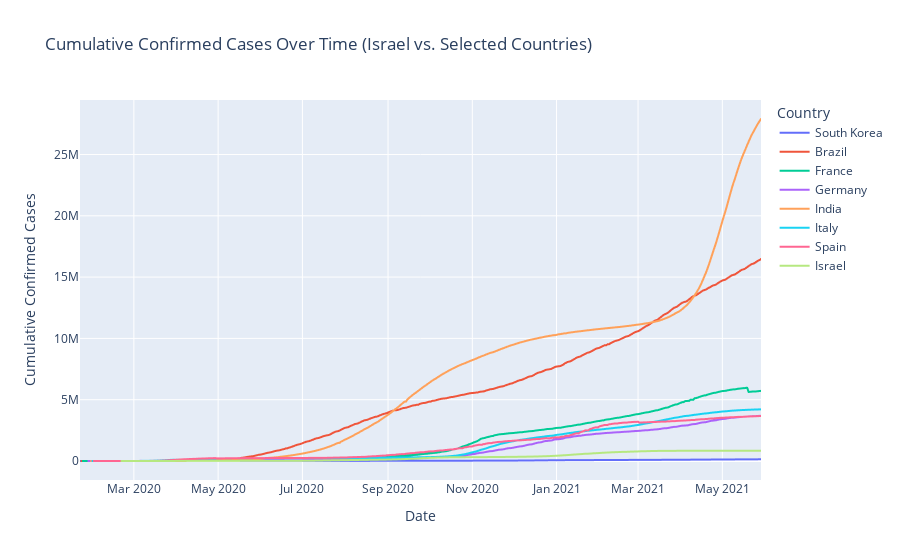

The code cell stored with this chart in its notebook:
### Code cell
# Import necessary libraries
import pandas as pd
import numpy as np
import plotly.express as px

# Load the dataset
covid_data = pd.read_csv('covid_19_data.csv')

# Convert date columns to datetime format
covid_data['ObservationDate'] = pd.to_datetime(covid_data['ObservationDate'])

# Filter data for Israel and other selected countries
countries_to_compare = ["Israel", "United States", "Italy", "South Korea", "Spain", "Germany", "France", "United Kingdom", "Brazil", "India"]
filtered_data = covid_data[covid_data["Country/Region"].isin(countries_to_compare)]

# Aggregating data by date and country
grouped_filtered_data = filtered_data.groupby(['ObservationDate', 'Country/Region']).sum().reset_index()

# Interactive plot for cumulative confirmed cases comparison
fig = px.line(grouped_filtered_data, x='ObservationDate', y='Confirmed', color='Country/Region', 
              title='Cumulative Confirmed Cases Over Time (Israel vs. Selected Countries)',
              labels={'Confirmed': 'Cumulative Confirmed Cases', 'ObservationDate': 'Date', 'Country/Region': 'Country'})
fig.show()

### Figure 1 — Plotly figure (JSON) as saved in the notebook; plotly's stock layout.template omitted (floating-point values rounded to 4 significant figures; data arrays with more than 128 entries replaced by an {"elided": "..."} marker saying what was removed)
{"data": [{"hovertemplate": "Country=South Korea<br>Date=%{x}<br>Cumulative Confirmed Cases=%{y}<extra></extra>", "legendgroup": "South Korea", "line": {"color": "#636efa", "dash": "solid"}, "marker": {"symbol": "circle"}, "mode": "lines", "name": "South Korea", "showlegend": true, "type": "scattergl", "x": {"elided": "494 str values"}, "xaxis": "x", "y": {"elided": "494 int values"}, "yaxis": "y"}, {"hovertemplate": "Country=Brazil<br>Date=%{x}<br>Cumulative Confirmed Cases=%{y}<extra></extra>", "legendgroup": "Brazil", "line": {"color": "#EF553B", "dash": "solid"}, "marker": {"symbol": "circle"}, "mode": "lines", "name": "Brazil", "showlegend": true, "type": "scattergl", "x": {"elided": "460 str values"}, "xaxis": "x", "y": {"elided": "460 int values"}, "yaxis": "y"}, {"hovertemplate": "Country=France<br>Date=%{x}<br>Cumulative Confirmed Cases=%{y}<extra></extra>", "legendgroup": "France", "line": {"color": "#00cc96", "dash": "solid"}, "marker": {"symbol": "circle"}, "mode": "lines", "name": "France", "showlegend": true, "type": "scattergl", "x": {"elided": "492 str values"}, "xaxis": "x", "y": {"elided": "492 int values"}, "yaxis": "y"}, {"hovertemplate": "Country=Germany<br>Date=%{x}<br>Cumulative Confirmed Cases=%{y}<extra></extra>", "legendgroup": "Germany", "line": {"color": "#ab63fa", "dash": "solid"}, "marker": {"symbol": "circle"}, "mode": "lines", "name": "Germany", "showlegend": true, "type": "scattergl", "x": {"elided": "488 str values"}, "xaxis": "x", "y": {"elided": "488 int values"}, "yaxis": "y"}, {"hovertemplate": "Country=India<br>Date=%{x}<br>Cumulative Confirmed Cases=%{y}<extra></extra>", "legendgroup": "India", "line": {"color": "#FFA15A", "dash": "solid"}, "marker": {"symbol": "circle"}, "mode": "lines", "name": "India", "showlegend": true, "type": "scattergl", "x": {"elided": "486 str values"}, "xaxis": "x", "y": {"elided": "486 int values"}, "yaxis": "y"}, {"hovertemplate": "Country=Italy<br>Date=%{x}<br>Cumulative Confirmed Cases=%{y}<extra></extra>", "legendgroup": "Italy", "line": {"color": "#19d3f3", "dash": "solid"}, "marker": {"symbol": "circle"}, "mode": "lines", "name": "Italy", "showlegend": true, "type": "scattergl", "x": {"elided": "485 str values"}, "xaxis": "x", "y": {"elided": "485 int values"}, "yaxis": "y"}, {"hovertemplate": "Country=Spain<br>Date=%{x}<br>Cumulative Confirmed Cases=%{y}<extra></extra>", "legendgroup": "Spain", "line": {"color": "#FF6692", "dash": "solid"}, "marker": {"symbol": "circle"}, "mode": "lines", "name": "Spain", "showlegend": true, "type": "scattergl", "x": {"elided": "484 str values"}, "xaxis": "x", "y": {"elided": "484 int values"}, "yaxis": "y"}, {"hovertemplate": "Country=Israel<br>Date=%{x}<br>Cumulative Confirmed Cases=%{y}<extra></extra>", "legendgroup": "Israel", "line": {"color": "#B6E880", "dash": "solid"}, "marker": {"symbol": "circle"}, "mode": "lines", "name": "Israel", "showlegend": true, "type": "scattergl", "x": {"elided": "464 str values"}, "xaxis": "x", "y": {"elided": "464 int values"}, "yaxis": "y"}], "layout": {"legend": {"title": {"text": "Country"}, "tracegroupgap": 0}, "title": {"text": "Cumulative Confirmed Cases Over Time (Israel vs. Selected Countries)"}, "xaxis": {"anchor": "y", "domain": [0, 1], "title": {"text": "Date"}}, "yaxis": {"anchor": "x", "domain": [0, 1], "title": {"text": "Cumulative Confirmed Cases"}}}}
